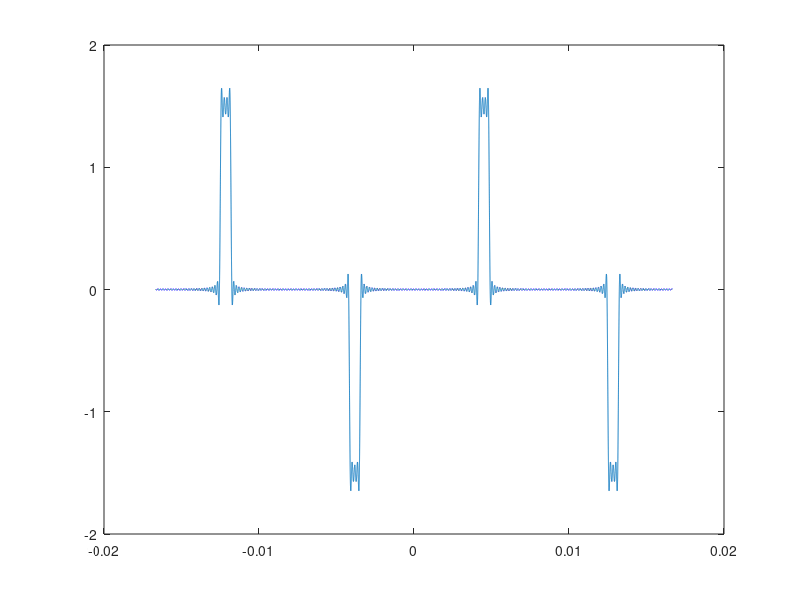

This figure's MATLAB source:


T=1/60
an= @(n) (3.*(sin((3*pi.*n)./2) - sin((19*pi.*n)./12)))./(2.*n.*pi) - (3.*(sin((pi.*n)./2) - sin((7*pi.*n)./12)))./(2.*n.*pi)
bn= @(n) 3./(2*pi.*n).*(-cos(7*pi/12.*n)+cos(pi/2.*n)+cos(19*pi/12.*n)-cos(3*pi/2.*n))
n=linspace(1,100,100);
nmagA=an(n);
nmagB=bn(n);
Fn=@(n) 2*pi*60.*n;
fn=linspace(1,100,100);
fn=Fn(fn);
t=linspace(-0.01667,0.01667,100000);
currentAmp= zeros(1,100000);
totalAmp=zeros(1,100000);
for k= 1: length(n)
    currentAmp = nmagB(k).*sin(fn(k).*t)+nmagA(k).*cos(fn(k).*t);
    totalAmp = totalAmp+currentAmp;
end
totalAmp = totalAmp;
plot(t,totalAmp)
In=sqrt(sum(nmagA.^2+nmagB.^2/2))
